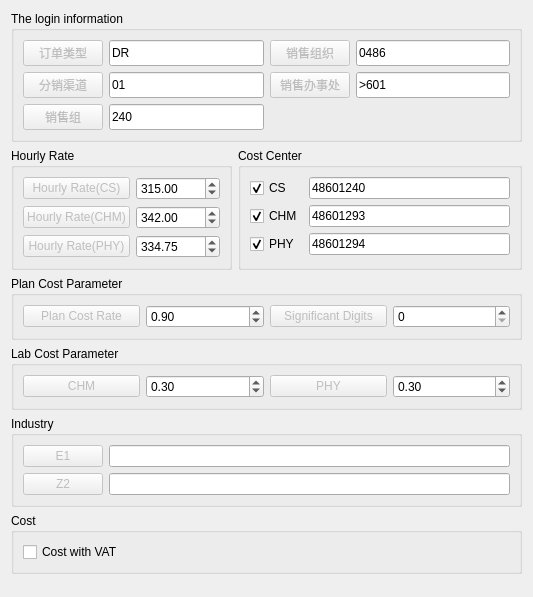
          <widget class="QWidget" name="page_3">
           <property name="geometry">
            <rect>
             <x>0</x>
             <y>0</y>
             <width>533</width>
             <height>597</height>
            </rect>
           </property>
           <attribute name="label">
            <string>Login in</string>
           </attribute>
           <layout class="QFormLayout" name="formLayout">
            <item row="0" column="0" colspan="2">
             <widget class="QGroupBox" name="groupBox">
              <property name="sizePolicy">
               <sizepolicy hsizetype="Preferred" vsizetype="Fixed">
                <horstretch>0</horstretch>
                <verstretch>0</verstretch>
               </sizepolicy>
              </property>
              <property name="statusTip">
               <string>登录信息</string>
              </property>
              <property name="title">
               <string>The login information</string>
              </property>
              <layout class="QGridLayout" name="gridLayout_9">
               <item row="2" column="0">
                <widget class="QPushButton" name="pushButton_28">
                 <property name="enabled">
                  <bool>false</bool>
                 </property>
                 <property name="sizePolicy">
                  <sizepolicy hsizetype="Minimum" vsizetype="Expanding">
                   <horstretch>0</horstretch>
                   <verstretch>0</verstretch>
                  </sizepolicy>
                 </property>
                 <property name="text">
                  <string>分销渠道</string>
                 </property>
                </widget>
               </item>
               <item row="2" column="1">
                <widget class="QLineEdit" name="lineEdit_12">
                 <property name="sizePolicy">
                  <sizepolicy hsizetype="Expanding" vsizetype="Expanding">
                   <horstretch>0</horstretch>
                   <verstretch>0</verstretch>
                  </sizepolicy>
                 </property>
                 <property name="text">
                  <string>01</string>
                 </property>
                </widget>
               </item>
               <item row="0" column="0">
                <widget class="QPushButton" name="pushButton_26">
                 <property name="enabled">
                  <bool>false</bool>
                 </property>
                 <property name="sizePolicy">
                  <sizepolicy hsizetype="Minimum" vsizetype="Expanding">
                   <horstretch>0</horstretch>
                   <verstretch>0</verstretch>
                  </sizepolicy>
                 </property>
                 <property name="text">
                  <string>订单类型</string>
                 </property>
                </widget>
               </item>
               <item row="4" column="1">
                <widget class="QLineEdit" name="lineEdit_14">
                 <property name="sizePolicy">
                  <sizepolicy hsizetype="Expanding" vsizetype="Expanding">
                   <horstretch>0</horstretch>
                   <verstretch>0</verstretch>
                  </sizepolicy>
                 </property>
                 <property name="text">
                  <string>240</string>
                 </property>
                </widget>
               </item>
               <item row="4" column="0">
                <widget class="QPushButton" name="pushButton_30">
                 <property name="enabled">
                  <bool>false</bool>
                 </property>
                 <property name="sizePolicy">
                  <sizepolicy hsizetype="Minimum" vsizetype="Expanding">
                   <horstretch>0</horstretch>
                   <verstretch>0</verstretch>
                  </sizepolicy>
                 </property>
                 <property name="text">
                  <string>销售组</string>
                 </property>
                </widget>
               </item>
               <item row="0" column="2">
                <widget class="QPushButton" name="pushButton_27">
                 <property name="enabled">
                  <bool>false</bool>
                 </property>
                 <property name="sizePolicy">
                  <sizepolicy hsizetype="Minimum" vsizetype="Expanding">
                   <horstretch>0</horstretch>
                   <verstretch>0</verstretch>
                  </sizepolicy>
                 </property>
                 <property name="text">
                  <string>销售组织</string>
                 </property>
                </widget>
               </item>
               <item row="0" column="1">
                <widget class="QLineEdit" name="lineEdit_10">
                 <property name="sizePolicy">
                  <sizepolicy hsizetype="Expanding" vsizetype="Expanding">
                   <horstretch>0</horstretch>
                   <verstretch>0</verstretch>
                  </sizepolicy>
                 </property>
                 <property name="text">
                  <string>DR</string>
                 </property>
                </widget>
               </item>
               <item row="0" column="3">
                <widget class="QLineEdit" name="lineEdit_11">
                 <property name="sizePolicy">
                  <sizepolicy hsizetype="Expanding" vsizetype="Expanding">
                   <horstretch>0</horstretch>
                   <verstretch>0</verstretch>
                  </sizepolicy>
                 </property>
                 <property name="text">
                  <string>0486</string>
                 </property>
                </widget>
               </item>
               <item row="2" column="2">
                <widget class="QPushButton" name="pushButton_29">
                 <property name="enabled">
                  <bool>false</bool>
                 </property>
                 <property name="sizePolicy">
                  <sizepolicy hsizetype="Minimum" vsizetype="Expanding">
                   <horstretch>0</horstretch>
                   <verstretch>0</verstretch>
                  </sizepolicy>
                 </property>
                 <property name="text">
                  <string>销售办事处</string>
                 </property>
                </widget>
               </item>
               <item row="2" column="3">
                <widget class="QLineEdit" name="lineEdit_13">
                 <property name="sizePolicy">
                  <sizepolicy hsizetype="Expanding" vsizetype="Expanding">
                   <horstretch>0</horstretch>
                   <verstretch>0</verstretch>
                  </sizepolicy>
                 </property>
                 <property name="text">
                  <string>&gt;601</string>
                 </property>
                </widget>
               </item>
              </layout>
             </widget>
            </item>
            <item row="1" column="0">
             <widget class="QGroupBox" name="groupBox_8">
              <property name="sizePolicy">
               <sizepolicy hsizetype="Expanding" vsizetype="Fixed">
                <horstretch>0</horstretch>
                <verstretch>0</verstretch>
               </sizepolicy>
              </property>
              <property name="statusTip">
               <string>时薪</string>
              </property>
              <property name="title">
               <string>Hourly Rate</string>
              </property>
              <layout class="QGridLayout" name="gridLayout_7">
               <item row="1" column="1">
                <widget class="QDoubleSpinBox" name="doubleSpinBox_6">
                 <property name="sizePolicy">
                  <sizepolicy hsizetype="Minimum" vsizetype="Fixed">
                   <horstretch>0</horstretch>
                   <verstretch>0</verstretch>
                  </sizepolicy>
                 </property>
                 <property name="maximum">
                  <double>99999999999.000000000000000</double>
                 </property>
                 <property name="value">
                  <double>342.000000000000000</double>
                 </property>
                </widget>
               </item>
               <item row="1" column="0">
                <widget class="QPushButton" name="pushButton_22">
                 <property name="enabled">
                  <bool>false</bool>
                 </property>
                 <property name="text">
                  <string>Hourly Rate(CHM)</string>
                 </property>
                </widget>
               </item>
               <item row="2" column="0">
                <widget class="QPushButton" name="pushButton_43">
                 <property name="enabled">
                  <bool>false</bool>
                 </property>
                 <property name="text">
                  <string>Hourly Rate(PHY)</string>
                 </property>
                </widget>
               </item>
               <item row="0" column="1">
                <widget class="QDoubleSpinBox" name="doubleSpinBox_5">
                 <property name="sizePolicy">
                  <sizepolicy hsizetype="Minimum" vsizetype="Fixed">
                   <horstretch>0</horstretch>
                   <verstretch>0</verstretch>
                  </sizepolicy>
                 </property>
                 <property name="maximum">
                  <double>99999999999.000000000000000</double>
                 </property>
                 <property name="value">
                  <double>315.000000000000000</double>
                 </property>
                </widget>
               </item>
               <item row="0" column="0">
                <widget class="QPushButton" name="pushButton_21">
                 <property name="enabled">
                  <bool>false</bool>
                 </property>
                 <property name="text">
                  <string>Hourly Rate(CS)</string>
                 </property>
                </widget>
               </item>
               <item row="2" column="1">
                <widget class="QDoubleSpinBox" name="doubleSpinBox_8">
                 <property name="sizePolicy">
                  <sizepolicy hsizetype="Minimum" vsizetype="Fixed">
                   <horstretch>0</horstretch>
                   <verstretch>0</verstretch>
                  </sizepolicy>
                 </property>
                 <property name="maximum">
                  <double>9999999999998.000000000000000</double>
                 </property>
                 <property name="value">
                  <double>334.750000000000000</double>
                 </property>
                </widget>
               </item>
              </layout>
             </widget>
            </item>
            <item row="1" column="1">
             <widget class="QGroupBox" name="groupBox_13">
              <property name="statusTip">
               <string>成本中心</string>
              </property>
              <property name="title">
               <string>Cost Center</string>
              </property>
              <layout class="QGridLayout" name="gridLayout_10">
               <item row="0" column="1">
                <widget class="QLineEdit" name="lineEdit_18">
                 <property name="text">
                  <string>48601240</string>
                 </property>
                </widget>
               </item>
               <item row="1" column="1">
                <widget class="QLineEdit" name="lineEdit_19">
                 <property name="text">
                  <string>48601293</string>
                 </property>
                </widget>
               </item>
               <item row="1" column="0">
                <widget class="QCheckBox" name="checkBox_14">
                 <property name="text">
                  <string>CHM</string>
                 </property>
                 <property name="checked">
                  <bool>true</bool>
                 </property>
                </widget>
               </item>
               <item row="2" column="0">
                <widget class="QCheckBox" name="checkBox_15">
                 <property name="text">
                  <string>PHY</string>
                 </property>
                 <property name="checked">
                  <bool>true</bool>
                 </property>
                </widget>
               </item>
               <item row="2" column="1">
                <widget class="QLineEdit" name="lineEdit_20">
                 <property name="text">
                  <string>48601294</string>
                 </property>
                </widget>
               </item>
               <item row="0" column="0">
                <widget class="QCheckBox" name="checkBox_13">
                 <property name="text">
                  <string>CS</string>
                 </property>
                 <property name="checked">
                  <bool>true</bool>
                 </property>
                </widget>
               </item>
              </layout>
             </widget>
            </item>
            <item row="2" column="0" colspan="2">
             <widget class="QGroupBox" name="groupBox_14">
              <property name="statusTip">
               <string>Plan cost 比例和保留有效数字</string>
              </property>
              <property name="title">
               <string>Plan Cost Parameter</string>
              </property>
              <layout class="QGridLayout" name="gridLayout_17">
               <item row="0" column="1">
                <widget class="QDoubleSpinBox" name="doubleSpinBox_7">
                 <property name="maximum">
                  <double>1.000000000000000</double>
                 </property>
                 <property name="singleStep">
                  <double>0.010000000000000</double>
                 </property>
                 <property name="value">
                  <double>0.900000000000000</double>
                 </property>
                </widget>
               </item>
               <item row="0" column="2">
                <widget class="QPushButton" name="pushButton_42">
                 <property name="enabled">
                  <bool>false</bool>
                 </property>
                 <property name="text">
                  <string>Significant Digits</string>
                 </property>
                </widget>
               </item>
               <item row="0" column="3">
                <widget class="QSpinBox" name="spinBox_5"/>
               </item>
               <item row="0" column="0">
                <widget class="QPushButton" name="pushButton_41">
                 <property name="enabled">
                  <bool>false</bool>
                 </property>
                 <property name="text">
                  <string>Plan Cost Rate</string>
                 </property>
                </widget>
               </item>
              </layout>
             </widget>
            </item>
            <item row="3" column="0" colspan="2">
             <widget class="QGroupBox" name="groupBox_15">
              <property name="statusTip">
               <string>实验室成本比例</string>
              </property>
              <property name="title">
               <string>Lab Cost Parameter</string>
              </property>
              <layout class="QHBoxLayout" name="horizontalLayout">
               <item>
                <widget class="QPushButton" name="pushButton_44">
                 <property name="enabled">
                  <bool>false</bool>
                 </property>
                 <property name="text">
                  <string>CHM</string>
                 </property>
                </widget>
               </item>
               <item>
                <widget class="QDoubleSpinBox" name="doubleSpinBox_9">
                 <property name="maximum">
                  <double>1.000000000000000</double>
                 </property>
                 <property name="singleStep">
                  <double>0.100000000000000</double>
                 </property>
                 <property name="value">
                  <double>0.300000000000000</double>
                 </property>
                </widget>
               </item>
               <item>
                <widget class="QPushButton" name="pushButton_45">
                 <property name="enabled">
                  <bool>false</bool>
                 </property>
                 <property name="text">
                  <string>PHY</string>
                 </property>
                </widget>
               </item>
               <item>
                <widget class="QDoubleSpinBox" name="doubleSpinBox_10">
                 <property name="maximum">
                  <double>1.000000000000000</double>
                 </property>
                 <property name="singleStep">
                  <double>0.100000000000000</double>
                 </property>
                 <property name="value">
                  <double>0.300000000000000</double>
                 </property>
                </widget>
               </item>
              </layout>
             </widget>
            </item>
            <item row="4" column="0" colspan="2">
             <widget class="QGroupBox" name="groupBox_16">
              <property name="statusTip">
               <string>电商代码</string>
              </property>
              <property name="title">
               <string>Industry</string>
              </property>
              <layout class="QGridLayout" name="gridLayout_16">
               <item row="1" column="0">
                <widget class="QPushButton" name="pushButton_47">
                 <property name="enabled">
                  <bool>false</bool>
                 </property>
                 <property name="text">
                  <string>Z2</string>
                 </property>
                </widget>
               </item>
               <item row="1" column="1">
                <widget class="QLineEdit" name="lineEdit_22"/>
               </item>
               <item row="0" column="1">
                <widget class="QLineEdit" name="lineEdit_21"/>
               </item>
               <item row="0" column="0">
                <widget class="QPushButton" name="pushButton_46">
                 <property name="enabled">
                  <bool>false</bool>
                 </property>
                 <property name="text">
                  <string>E1</string>
                 </property>
                </widget>
               </item>
              </layout>
             </widget>
            </item>
            <item row="5" column="0" colspan="2">
             <widget class="QGroupBox" name="groupBox_21">
              <property name="sizePolicy">
               <sizepolicy hsizetype="Preferred" vsizetype="Preferred">
                <horstretch>0</horstretch>
                <verstretch>0</verstretch>
               </sizepolicy>
              </property>
              <property name="title">
               <string>Cost</string>
              </property>
              <layout class="QVBoxLayout" name="verticalLayout">
               <item>
                <widget class="QCheckBox" name="checkBox_27">
                 <property name="text">
                  <string>Cost with VAT</string>
                 </property>
                </widget>
               </item>
              </layout>
             </widget>
            </item>
           </layout>
          </widget>
